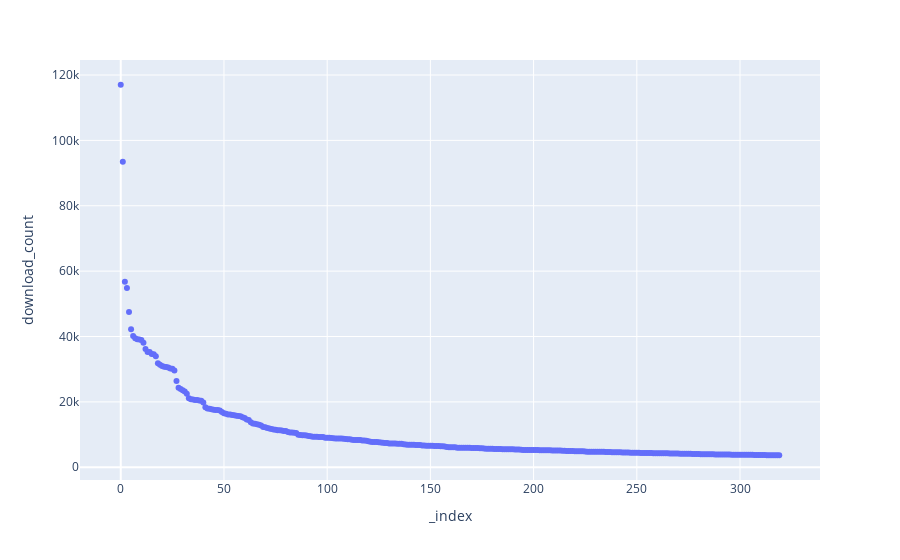

Source (notebook cell):
### Code cell
fig = px.scatter(df, x=df.index, y ='download_count', hover_name='title')
fig.show()

### Figure 1 — Plotly figure (JSON) as saved in the notebook; plotly's stock layout.template omitted (floating-point values rounded to 4 significant figures; data arrays with more than 128 entries replaced by an {"elided": "..."} marker saying what was removed)
{"data": [{"hovertemplate": "<b>%{hovertext}</b><br><br>_index=%{x}<br>download_count=%{y}<extra></extra>", "hovertext": {"elided": "320 str values"}, "legendgroup": "", "marker": {"color": "#636efa", "symbol": "circle"}, "mode": "markers", "name": "", "orientation": "v", "showlegend": false, "type": "scatter", "x": {"elided": "320 int values"}, "xaxis": "x", "y": {"elided": "320 int values"}, "yaxis": "y"}], "layout": {"legend": {"tracegroupgap": 0}, "margin": {"t": 60}, "xaxis": {"anchor": "y", "domain": [0, 1], "title": {"text": "_index"}}, "yaxis": {"anchor": "x", "domain": [0, 1], "title": {"text": "download_count"}}}}
